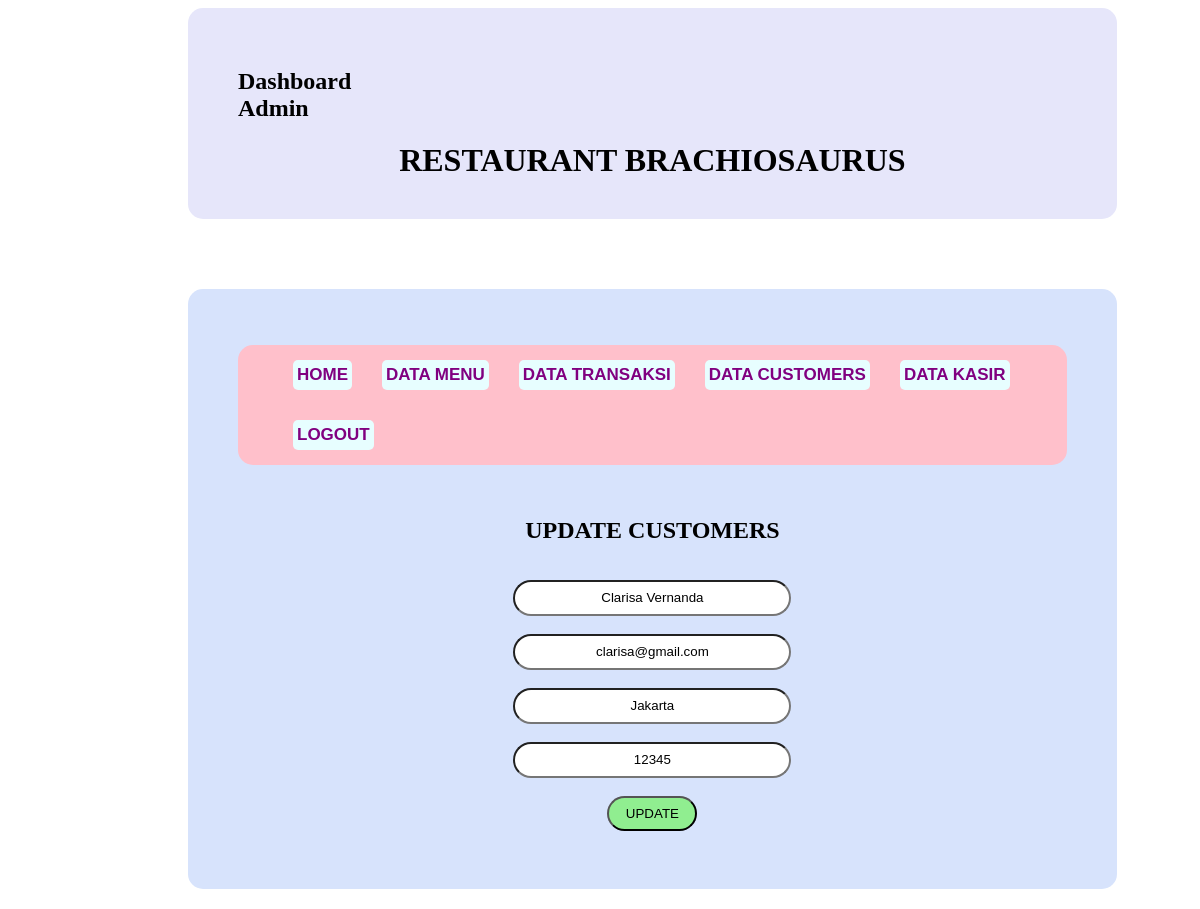
Screenshot of /PW_KasirRestoran_Syavira/admin/index.php?halaman=updateCustomers&id=1 with the database file from the repository.
### tables this page shows
CREATE TABLE `pelanggan` (
  `id_pelanggan` int(11) NOT NULL,
  `nama` varchar(100) NOT NULL,
  `email` varchar(100) NOT NULL,
  `alamat` varchar(50) NOT NULL,
  `password` varchar(50) NOT NULL
);

### PW_KasirRestoran_Syavira/admin/updateCustomers.php (the view, shortened to what this page needs)
      <h1 class="center">UPDATE CUSTOMERS</h1><br><br>
<?php
$ambil = $koneksi->query("SELECT * FROM pelanggan WHERE id_pelanggan='$_GET[id]'");
$pecah = $ambil->fetch_assoc();
?>
<form method="post" enctype="multipart/form-data">
     <div class="center">
    <input type="text" name="nama" style="border-radius: 20px; height: 30px; width: 270px; text-align: center;" value="<?php echo $pecah['nama']; ?>">
     </div><br>
     <div class="center">
    <input type="text" name="email" style="border-radius: 20px; height: 30px; width: 270px; text-align: center;" value="<?php echo $pecah['email']; ?>">
     </div><br>
     <div class="center">
    <input type="text" name="alamat" style="border-radius: 20px; height: 30px; width: 270px; text-align: center;" value="<?php echo $pecah['alamat']; ?>">
     </div><br>
     <div class="center">
    <input type="text" name="password" style="border-radius: 20px; height: 30px; width: 270px; text-align: center;" value="<?php echo $pecah['password']; ?>">
     </div><br>
     <div class="center">
        <button name="ubah" style="border-radius: 20px; height: 35px; text-align: center; width: 90px; background-color: lightgreen;" >UPDATE</button>
        <br>
        <br>
      </div>
  </form>

### PW_KasirRestoran_Syavira/css/style.css (style rules this page uses)
.center { width: -moz-fit-content; width: -webkit-fit-content; width: fit-content; margin: auto; }

### rows the page displays
pelanggan: nama "Clarisa Vernanda", email "clarisa@gmail.com", alamat "Jakarta", password "12345"
